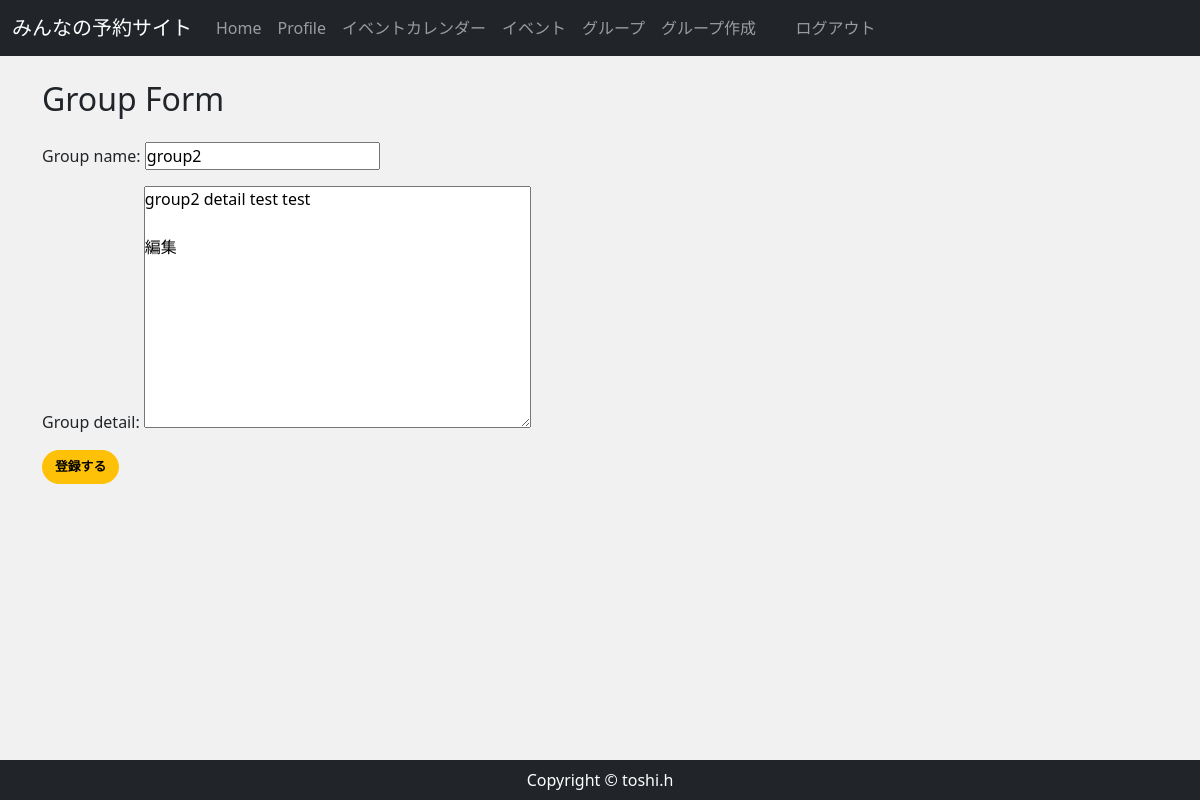
The page /group_edit/2/ (signed in) on the database as committed earlier.
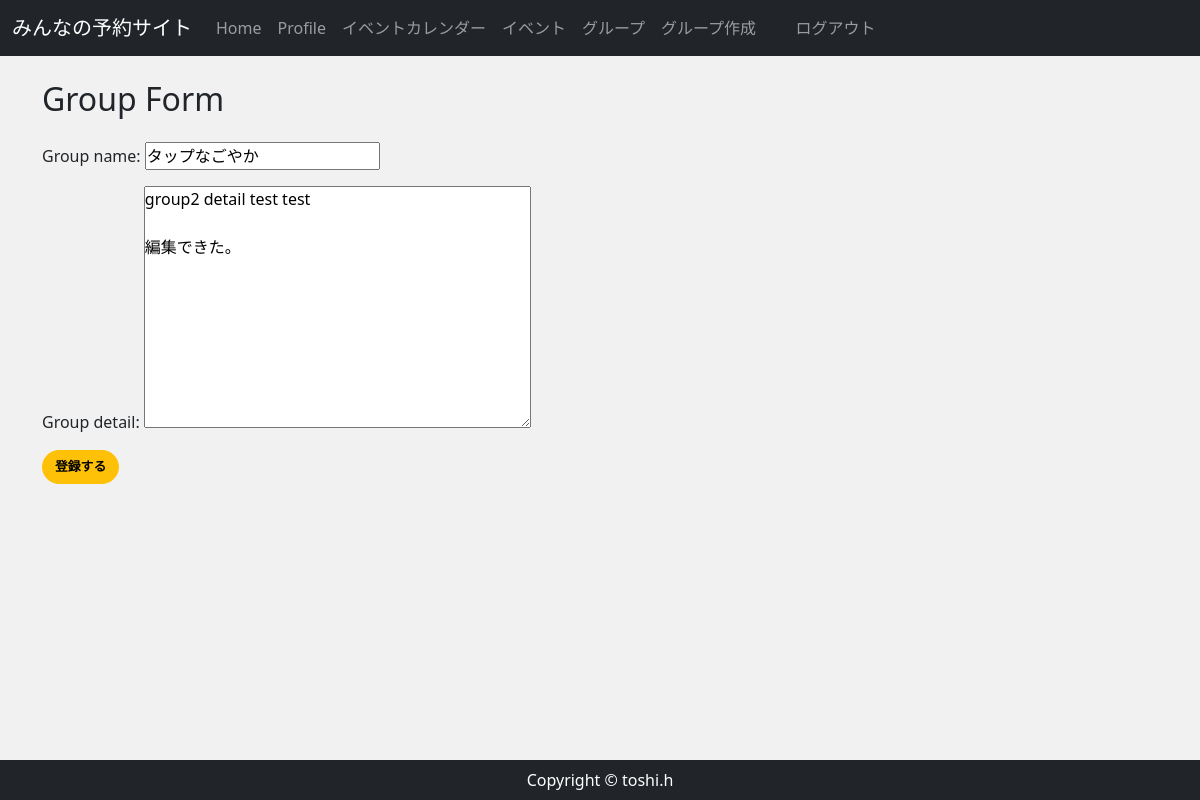
The same page on the database as committed later.
### reservation/models.py (models this page shows, shortened)
class Group(models.Model):
    group_name = models.CharField(max_length=150)
    group_detail = models.TextField()
    group_owner = models.ForeignKey(
        CustomUser,
        unique=False,
        db_index=True,
        related_name='owner',
        on_delete=models.CASCADE
    )

### reservation/views.py (the view)
# urls.py: path('group_edit/<int:pk>/',views.GroupEditView.as_view(), name="group_edit"),
class GroupEditView(UpdateView):
    model = Group
    template_name = 'reservation/group_form.html'
    form_class = GroupForm
    success_url = reverse_lazy('group')
    def get(self, request, **kwargs):
        group_data = Group.objects.get(id=self.kwargs['pk'])
        staff_data = ApprovedStaff.objects.filter(
            group = group_data, approved = True)
        names = [data.staff for data in staff_data]
        if not request.user in names:
            return HttpResponse('<h1>%sさんは%sの編集権限がありません</h1>' % (request.user.nickname, group_data.group_name ))
        return super().get(request)

### reservation/forms.py
class GroupForm(forms.ModelForm):
    class Meta:
        model = Group
        fields = ("group_name", "group_detail")

### accounts/models.py (called while the page is built)
    @property
    def is_active(self):
        return self.active

### reservation/templates/reservation/group_form.html (shortened to what this page needs)
{% extends 'reservation/base.html' %}
{% load widget_tweaks %}
{% block content %}
<div class="my-4">
    <h2>Group Form</h2>
</div>
<form method="post" enctype="multipart/form-data">
    {{ form.as_p }}
    <button class="btn btn-warning" type="submit">登録する</button>
</form>
{% endblock %}

Rows that differ between the two databases and show on the page:
changed Group: group_name "group2" → "タップなごやか"; group_detail "group2 detail test test 編集" → "group2 detail test test 編集できた。"
